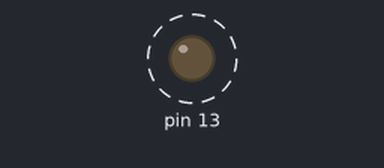
Recording of a sketch running on a simulated Arduino Uno, built with avr-gcc and run on an emulated ATmega328P. Shown: output pins drawn as LEDs (lit = HIGH). Dashed ring = blinking.

Above: at 0.5 s.
Timing chart, 0 to 4.6 s (numbered marks = the images above):
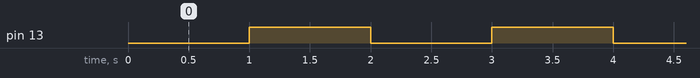

Measured:
- by itself, pin 13: alternates HIGH for 1.0 s and LOW for 1.0 s

The sketch:

tets_1.2.ino
```cpp
// Visual Micro is in vMicro>General>Tutorial Mode
//
/*
    Name:       tets 1.2.ino
    Created:	26-Feb-19 7:02:51 PM
    Author:     KOMP\Komp-PC
*/
#include<stdio.h>
bool q = 0;

void setup()
{
	pinMode(13, OUTPUT);
	Serial.begin(9600);
}

void loop()
{
	digitalWrite(13, q);
	printf("%d",q);
	q = !q;
	delay(1000);

}
```
